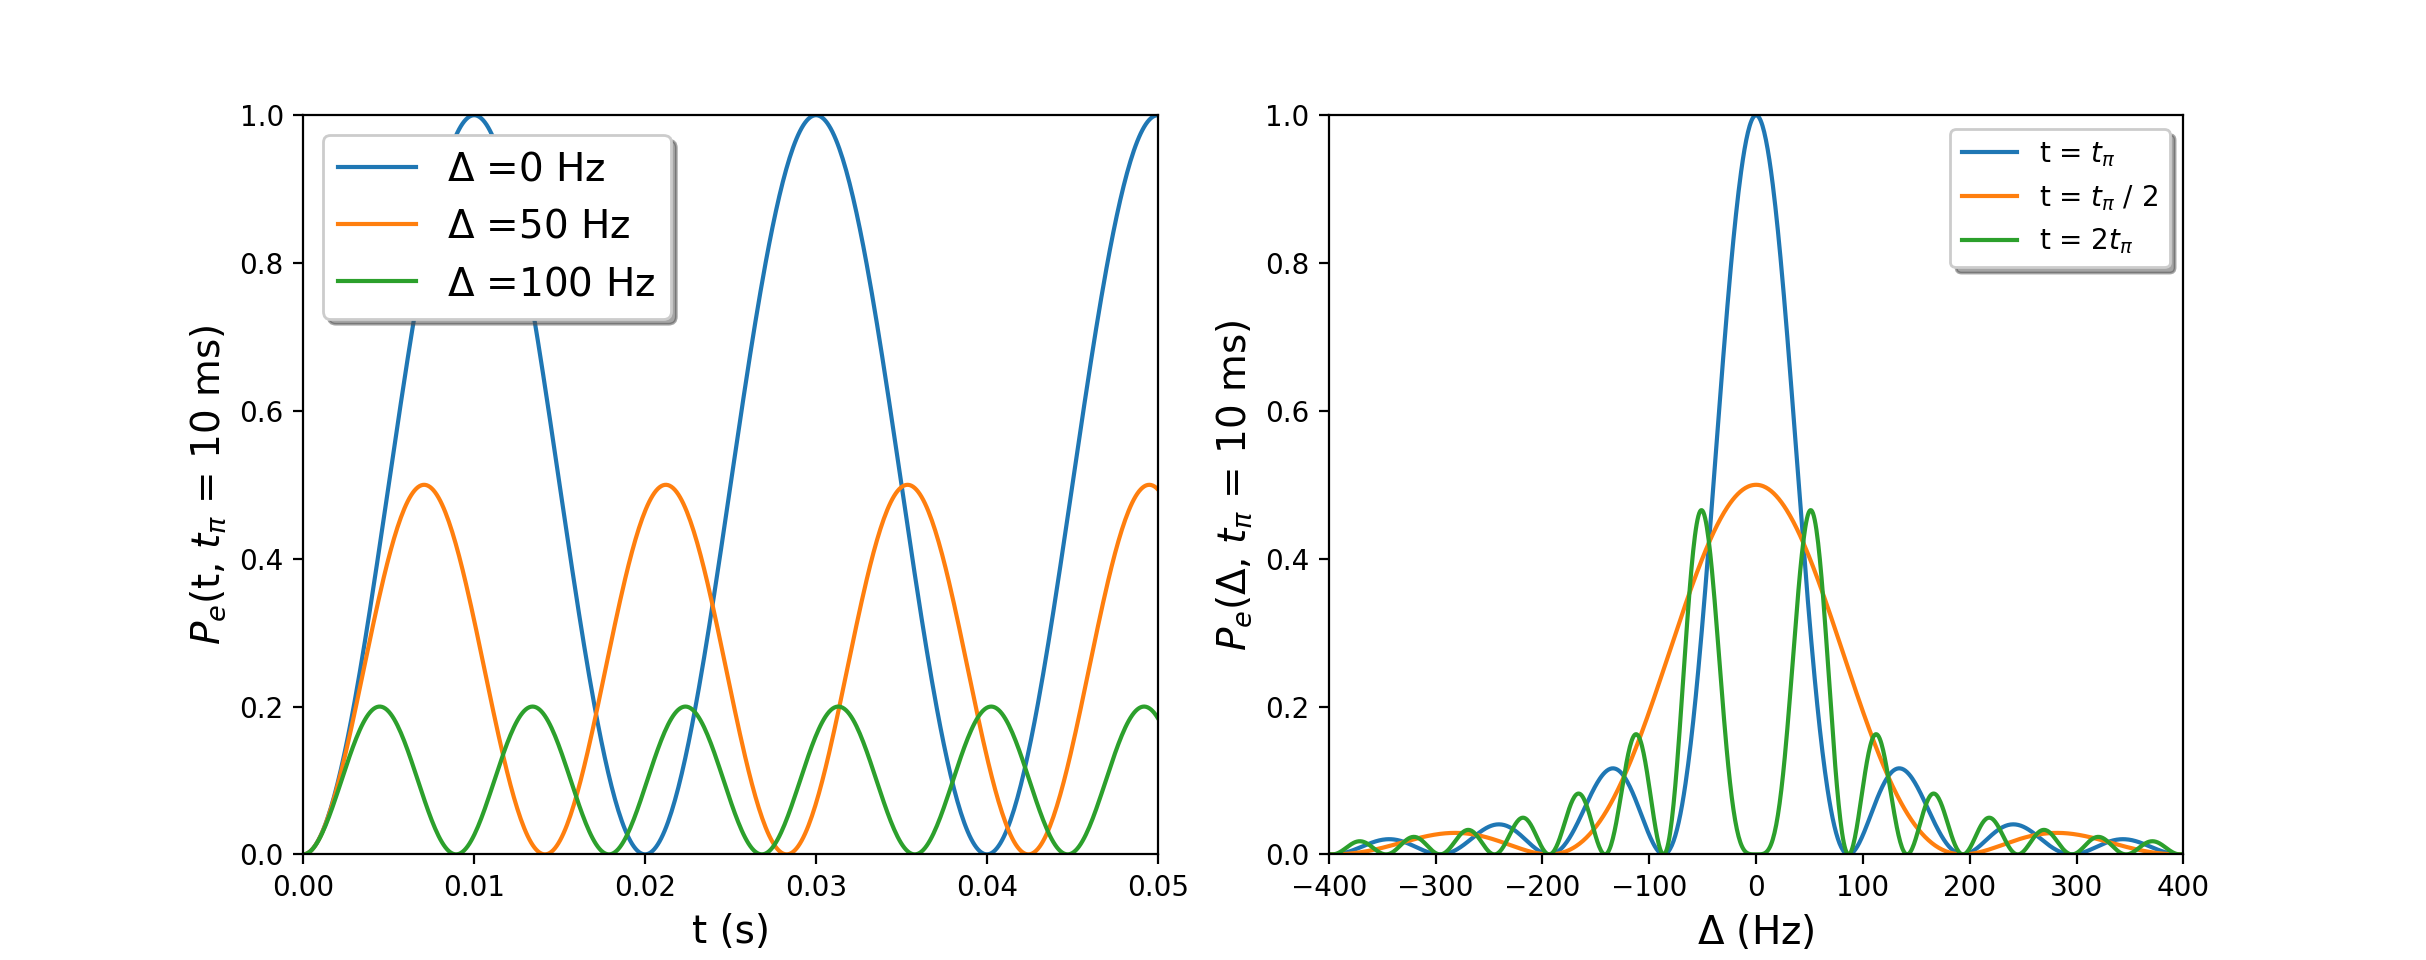

This figure's Python source:
import sys
import matplotlib.pyplot as plt
import numpy as np
import lib as lb

pi = np.pi

t_pi = 0.01
width = 0.8 / t_pi
detuning_min = -5*width
detuning_max = 5*width
detunings = np.linspace(detuning_min, detuning_max, 1000)


t = np.array([t_pi, t_pi/2, 2*t_pi])
label= np.array(['t = $t_{\pi}$', 't = $t_{\pi}$ / 2', 't = $2t_{\pi}$'])
for t, label in zip(t, label):
    profile = lb.rabi_oscillations(t, t_pi, detunings)
    plt.subplot(122)
    plt.plot(detunings, profile, label=label)

plt.legend(shadow=True)
plt.xlim((detuning_min, detuning_max))
plt.ylim((0, 1))
fontsize = 14
plt.xlabel('$\Delta$ (Hz)', fontsize=fontsize)
plt.ylabel('$P_{e}$($\Delta$, $t_{\pi}$ = 10 ms)', fontsize=fontsize)

t_max = 5*t_pi
t = np.linspace(0, t_max, 500)
detuning_oscillations = np.array([0, 50, 100])
for d in detuning_oscillations:
    label = '$\Delta$ =' + str(d) + ' Hz'
    osc = lb.rabi_oscillations(t, t_pi, d)
    plt.subplot(121)
    plt.plot(t, osc, label=label)

plt.xlim((0, t_max))
plt.ylim((0, 1))
plt.ylabel('$P_{e}$(t, $t_{\pi}$ = 10 ms)', fontsize=fontsize)
plt.xlabel('t (s)', fontsize=fontsize)
plt.legend(shadow=True, fontsize=fontsize)
plt.show()
